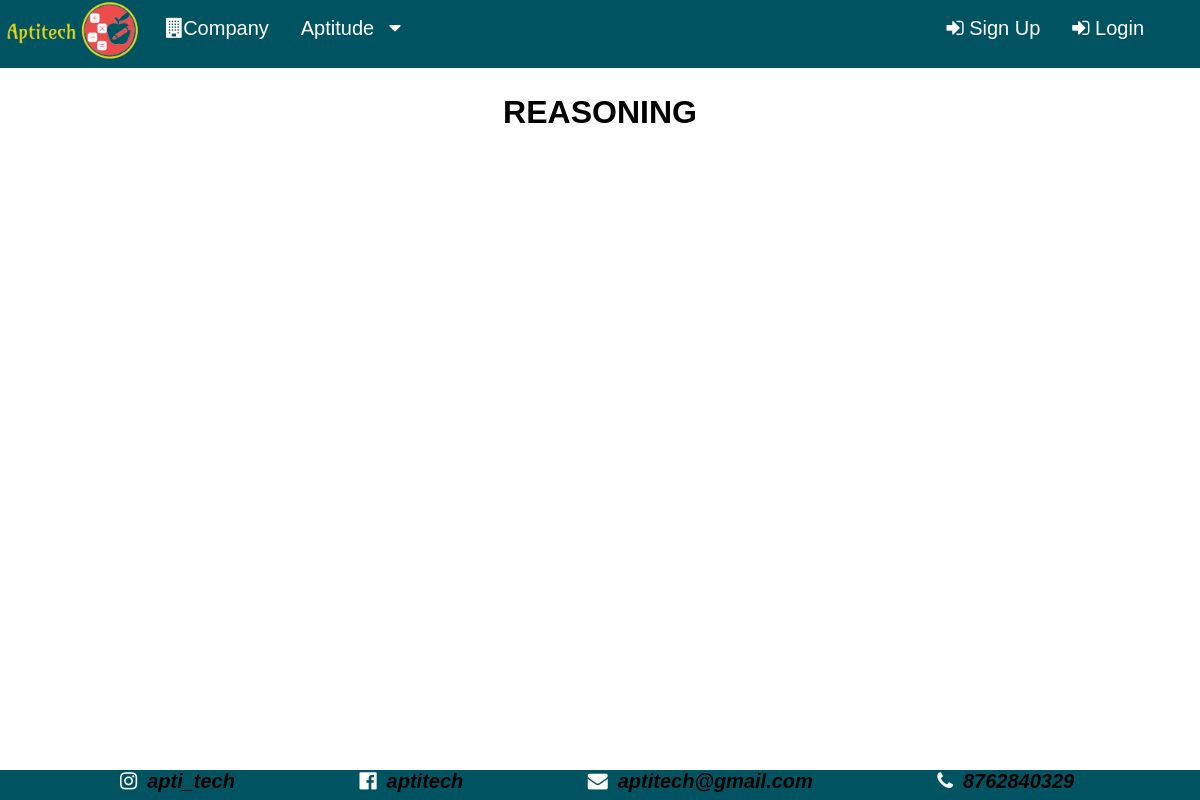
The page /WebPage/reasoning.php on the database as committed earlier.
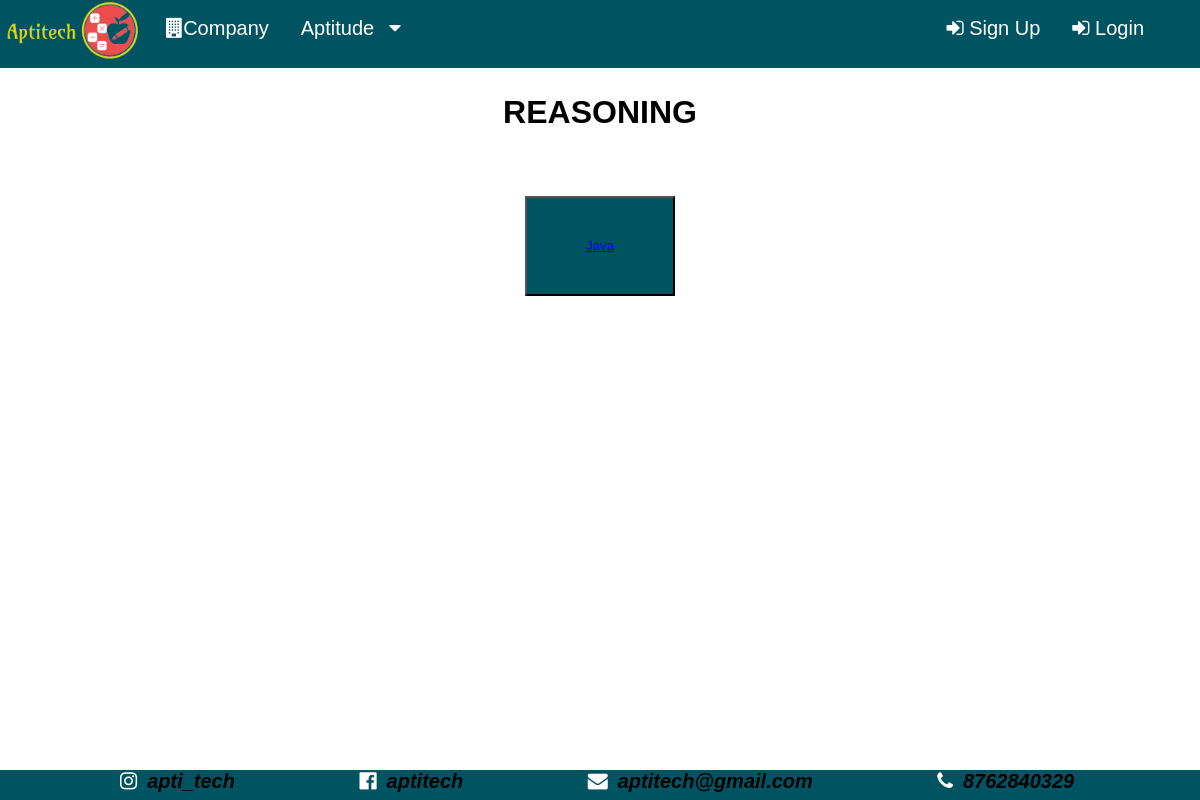
The same page on the database as committed later.
### tables this page shows
CREATE TABLE `topic` (
  `topic_id` int(200) NOT NULL,
  `cat_id` int(200) NOT NULL,
  `topic_name` varchar(50) NOT NULL,
  `max_time` int(100) NOT NULL,
  `intro_name` varchar(200) NOT NULL,
  `intro_type` varchar(200) NOT NULL,
  `introduction` blob NOT NULL,
  `no_of_questions` int(200) NOT NULL
);

### WebPage/reasoning.php (the view, shortened to what this page needs)
<?php
include 'front.php';
?>
<!DOCTYPE html>
<html>
<head>
</head>
<body>
	<div  style="padding-left:20px; padding-right: 20px; padding-top: 5px;">
      <h1 align="center" style="color: black; text-decoration: underline; text-decoration: none;">REASONING</h1>
      <center>
      <table><tr>
      <?php
$conn = mysqli_connect("localhost", "root", "", "aptitech");
$query = "SELECT * FROM topic where cat_id = 2";
$result = mysqli_query($conn, $query);
while ($row = mysqli_fetch_array($result, MYSQLI_ASSOC)) {
    echo "   <td style='color:white;text-decoration:none;'>
         <button  style='padding: 20px;background-color:#005461;color:white; width: 150px;white-space: normal; height:100px;'><a href='../Content/" . $row['cat_id'] . "-" . $row['topic_id'] . ".pdf' target='_blank' rel='noopener noreferrer'>" . $row['topic_name'] . "</a></button>
        </td>";
}
?>
    </tr><br></table></center>
</body>
</html>

Rows that differ between the two databases and show on the page:
added topic: topic_name "Java"
